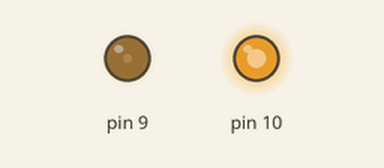
Recording of a sketch running on a simulated Arduino Uno, built with avr-gcc and run on an emulated ATmega328P. Parts: output pins drawn as LEDs (lit = HIGH). What the sketch prints to the serial monitor is not drawn.

Above: at 0.1 s.
Timing chart, 0 to 1.6 s (numbered marks = the images above):
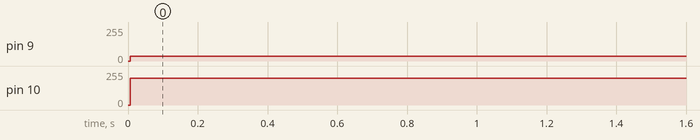

Measured:
- by itself, pin 9: 0/255 → 37/255 at 0.01 s
- by itself, pin 10: 0/255 → 200/255 at 0.01 s

The sketch:

pwm_test.ino
```cpp
void setup() {
  Serial.begin(9600);
  Serial.print("TCCR1A before: "); Serial.println(_SFR_BYTE(TCCR1A),BIN);//制御レジスタA
  Serial.print("TCCR1B before: "); Serial.println(_SFR_BYTE(TCCR1B),BIN);//制御レジスタB

  Serial.print("OCR1A before: "); Serial.println(_SFR_BYTE(OCR1A),BIN);//比較レジスタA
  Serial.print("OCR1B before: "); Serial.println(_SFR_BYTE(OCR1B),BIN);//比較レジスタB

  pinMode(9,OUTPUT);
  pinMode(10,OUTPUT);

  TCCR1A = _BV(WGM11);                      //タイマ１波形モード１０番を使用するための設定。
  TCCR1B = _BV(WGM13);                      //タイマ１波形モード１０番を使用するための設定。

  TCCR1B |= _BV(CS10);                      //タイマ１の分周比を１に設定   クロック周波数は16Mhz pwm周波数は500Hz

  TCCR1A |= _BV(COM1A1);                    //タイマ１とGPIO9をつなげる。
  TCCR1A |= _BV(COM1B1);                    //タイマ１とGPIO10をつなげる。

  ICR1   = 0x00FF;                          //タイマ１の最大値を255へ;

}

void loop() {
  // put your main code here, to run repeatedly:
  OCR1A = (1150 - 1000) >> 2;               //タイマ１と比較し　タイマ１ < OCR1A　ならばGPIO9をOnにする
  OCR1B = (1800 - 1000) >> 2;               //タイマ１と比較し　タイマ１ < OCR1B　ならばGPIO10をOnにする
}
```
